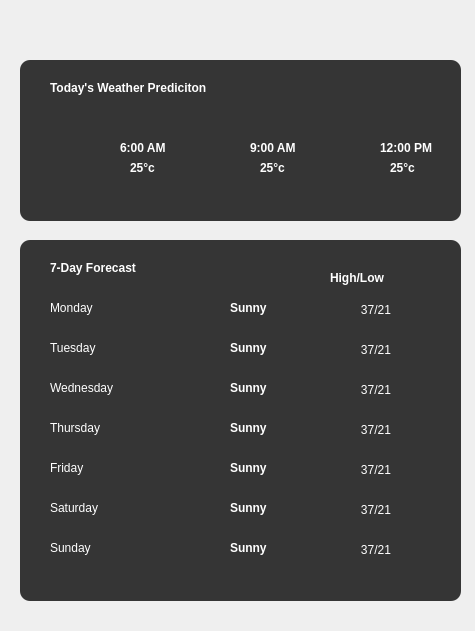
   <widget class="QFrame" name="Right">
    <property name="geometry">
     <rect>
      <x>580</x>
      <y>10</y>
      <width>475</width>
      <height>631</height>
     </rect>
    </property>
    <property name="maximumSize">
     <size>
      <width>475</width>
      <height>16777215</height>
     </size>
    </property>
    <property name="frameShape">
     <enum>QFrame::NoFrame</enum>
    </property>
    <property name="frameShadow">
     <enum>QFrame::Raised</enum>
    </property>
    <widget class="QFrame" name="todayprediction_frame">
     <property name="geometry">
      <rect>
       <x>20</x>
       <y>60</y>
       <width>441</width>
       <height>161</height>
      </rect>
     </property>
     <property name="styleSheet">
      <string notr="true">background-color: rgb(53, 53, 53);
border-radius: 10px;</string>
     </property>
     <property name="frameShape">
      <enum>QFrame::StyledPanel</enum>
     </property>
     <property name="frameShadow">
      <enum>QFrame::Raised</enum>
     </property>
     <widget class="QLabel" name="todaysWeather_label">
      <property name="geometry">
       <rect>
        <x>30</x>
        <y>20</y>
        <width>181</width>
        <height>16</height>
       </rect>
      </property>
      <property name="font">
       <font>
        <family>Arial</family>
        <bold>true</bold>
       </font>
      </property>
      <property name="styleSheet">
       <string notr="true">color: rgb(255, 255, 255);</string>
      </property>
      <property name="text">
       <string>Today's Weather Prediciton</string>
      </property>
     </widget>
     <widget class="QLabel" name="weathericon_indicator_at_six">
      <property name="geometry">
       <rect>
        <x>40</x>
        <y>70</y>
        <width>51</width>
        <height>51</height>
       </rect>
      </property>
      <property name="text">
       <string/>
      </property>
      <property name="pixmap">
       <pixmap>../Icons/cloudymigthrain_icon.png</pixmap>
      </property>
      <property name="scaledContents">
       <bool>true</bool>
      </property>
     </widget>
     <widget class="QLabel" name="weathericon_indicator_at_nine">
      <property name="geometry">
       <rect>
        <x>170</x>
        <y>70</y>
        <width>51</width>
        <height>51</height>
       </rect>
      </property>
      <property name="text">
       <string/>
      </property>
      <property name="pixmap">
       <pixmap>../Icons/cloudy_icon.png</pixmap>
      </property>
      <property name="scaledContents">
       <bool>true</bool>
      </property>
     </widget>
     <widget class="QLabel" name="weathericon_indicator_at_twelve">
      <property name="geometry">
       <rect>
        <x>300</x>
        <y>70</y>
        <width>51</width>
        <height>51</height>
       </rect>
      </property>
      <property name="text">
       <string/>
      </property>
      <property name="pixmap">
       <pixmap>../Icons/sun_869869.png</pixmap>
      </property>
      <property name="scaledContents">
       <bool>true</bool>
      </property>
     </widget>
     <widget class="QLabel" name="timeat6am">
      <property name="geometry">
       <rect>
        <x>100</x>
        <y>80</y>
        <width>61</width>
        <height>16</height>
       </rect>
      </property>
      <property name="font">
       <font>
        <family>Arial</family>
        <bold>true</bold>
       </font>
      </property>
      <property name="styleSheet">
       <string notr="true">color: rgb(255, 255, 255);</string>
      </property>
      <property name="text">
       <string>6:00 AM</string>
      </property>
     </widget>
     <widget class="QLabel" name="temperatureatsix">
      <property name="geometry">
       <rect>
        <x>110</x>
        <y>100</y>
        <width>41</width>
        <height>16</height>
       </rect>
      </property>
      <property name="font">
       <font>
        <family>Arial</family>
        <bold>true</bold>
       </font>
      </property>
      <property name="styleSheet">
       <string notr="true">color: rgb(255, 255, 255);</string>
      </property>
      <property name="text">
       <string>25°c</string>
      </property>
     </widget>
     <widget class="QLabel" name="timeat9am">
      <property name="geometry">
       <rect>
        <x>230</x>
        <y>80</y>
        <width>61</width>
        <height>16</height>
       </rect>
      </property>
      <property name="font">
       <font>
        <family>Arial</family>
        <bold>true</bold>
       </font>
      </property>
      <property name="styleSheet">
       <string notr="true">color: rgb(255, 255, 255);</string>
      </property>
      <property name="text">
       <string>9:00 AM</string>
      </property>
     </widget>
     <widget class="QLabel" name="temperatureatnine">
      <property name="geometry">
       <rect>
        <x>240</x>
        <y>100</y>
        <width>41</width>
        <height>16</height>
       </rect>
      </property>
      <property name="font">
       <font>
        <family>Arial</family>
        <bold>true</bold>
       </font>
      </property>
      <property name="styleSheet">
       <string notr="true">color: rgb(255, 255, 255);</string>
      </property>
      <property name="text">
       <string>25°c</string>
      </property>
     </widget>
     <widget class="QLabel" name="timeat12pm">
      <property name="geometry">
       <rect>
        <x>360</x>
        <y>80</y>
        <width>61</width>
        <height>16</height>
       </rect>
      </property>
      <property name="font">
       <font>
        <family>Arial</family>
        <bold>true</bold>
       </font>
      </property>
      <property name="styleSheet">
       <string notr="true">color: rgb(255, 255, 255);</string>
      </property>
      <property name="text">
       <string>12:00 PM</string>
      </property>
     </widget>
     <widget class="QLabel" name="temperatureattwelve">
      <property name="geometry">
       <rect>
        <x>370</x>
        <y>100</y>
        <width>41</width>
        <height>16</height>
       </rect>
      </property>
      <property name="font">
       <font>
        <family>Arial</family>
        <bold>true</bold>
       </font>
      </property>
      <property name="styleSheet">
       <string notr="true">color: rgb(255, 255, 255);</string>
      </property>
      <property name="text">
       <string>25°c</string>
      </property>
     </widget>
    </widget>
    <widget class="QFrame" name="fiveday_frame">
     <property name="geometry">
      <rect>
       <x>20</x>
       <y>240</y>
       <width>441</width>
       <height>361</height>
      </rect>
     </property>
     <property name="styleSheet">
      <string notr="true">background-color: rgb(53, 53, 53);
border-radius: 10px;
</string>
     </property>
     <property name="frameShape">
      <enum>QFrame::StyledPanel</enum>
     </property>
     <property name="frameShadow">
      <enum>QFrame::Raised</enum>
     </property>
     <widget class="QLabel" name="sevenDay_label">
      <property name="geometry">
       <rect>
        <x>30</x>
        <y>20</y>
        <width>181</width>
        <height>16</height>
       </rect>
      </property>
      <property name="font">
       <font>
        <family>Arial</family>
        <bold>true</bold>
       </font>
      </property>
      <property name="styleSheet">
       <string notr="true">color: rgb(255, 255, 255);</string>
      </property>
      <property name="text">
       <string>7-Day Forecast</string>
      </property>
     </widget>
     <widget class="QLabel" name="monday_label">
      <property name="geometry">
       <rect>
        <x>30</x>
        <y>60</y>
        <width>71</width>
        <height>16</height>
       </rect>
      </property>
      <property name="font">
       <font>
        <family>Arial</family>
        <bold>false</bold>
       </font>
      </property>
      <property name="styleSheet">
       <string notr="true">color: rgb(255, 255, 255);</string>
      </property>
      <property name="text">
       <string>Monday</string>
      </property>
     </widget>
     <widget class="QLabel" name="tuesday_label">
      <property name="geometry">
       <rect>
        <x>30</x>
        <y>100</y>
        <width>71</width>
        <height>16</height>
       </rect>
      </property>
      <property name="font">
       <font>
        <family>Arial</family>
        <bold>false</bold>
       </font>
      </property>
      <property name="styleSheet">
       <string notr="true">color: rgb(255, 255, 255);</string>
      </property>
      <property name="text">
       <string>Tuesday</string>
      </property>
     </widget>
     <widget class="QLabel" name="wednesday_label">
      <property name="geometry">
       <rect>
        <x>30</x>
        <y>140</y>
        <width>81</width>
        <height>16</height>
       </rect>
      </property>
      <property name="font">
       <font>
        <family>Arial</family>
        <bold>false</bold>
       </font>
      </property>
      <property name="styleSheet">
       <string notr="true">color: rgb(255, 255, 255);</string>
      </property>
      <property name="text">
       <string>Wednesday</string>
      </property>
     </widget>
     <widget class="QLabel" name="thursday_label">
      <property name="geometry">
       <rect>
        <x>30</x>
        <y>180</y>
        <width>71</width>
        <height>16</height>
       </rect>
      </property>
      <property name="font">
       <font>
        <family>Arial</family>
        <bold>false</bold>
       </font>
      </property>
      <property name="styleSheet">
       <string notr="true">color: rgb(255, 255, 255);</string>
      </property>
      <property name="text">
       <string>Thursday</string>
      </property>
     </widget>
     <widget class="QLabel" name="friday_label">
      <property name="geometry">
       <rect>
        <x>30</x>
        <y>220</y>
        <width>71</width>
        <height>16</height>
       </rect>
      </property>
      <property name="font">
       <font>
        <family>Arial</family>
        <bold>false</bold>
       </font>
      </property>
      <property name="styleSheet">
       <string notr="true">color: rgb(255, 255, 255);</string>
      </property>
      <property name="text">
       <string>Friday</string>
      </property>
     </widget>
     <widget class="QLabel" name="saturday_label">
      <property name="geometry">
       <rect>
        <x>30</x>
        <y>260</y>
        <width>71</width>
        <height>16</height>
       </rect>
      </property>
      <property name="font">
       <font>
        <family>Arial</family>
        <bold>false</bold>
       </font>
      </property>
      <property name="styleSheet">
       <string notr="true">color: rgb(255, 255, 255);</string>
      </property>
      <property name="text">
       <string>Saturday</string>
      </property>
     </widget>
     <widget class="QLabel" name="sunday_label">
      <property name="geometry">
       <rect>
        <x>30</x>
        <y>300</y>
        <width>71</width>
        <height>16</height>
       </rect>
      </property>
      <property name="font">
       <font>
        <family>Arial</family>
        <bold>false</bold>
       </font>
      </property>
      <property name="styleSheet">
       <string notr="true">color: rgb(255, 255, 255);</string>
      </property>
      <property name="text">
       <string>Sunday</string>
      </property>
     </widget>
     <widget class="QLabel" name="monday_icon">
      <property name="geometry">
       <rect>
        <x>120</x>
        <y>50</y>
        <width>31</width>
        <height>31</height>
       </rect>
      </property>
      <property name="text">
       <string/>
      </property>
      <property name="pixmap">
       <pixmap>../Icons/sun_869869.png</pixmap>
      </property>
      <property name="scaledContents">
       <bool>true</bool>
      </property>
     </widget>
     <widget class="QLabel" name="tuesday_icon">
      <property name="geometry">
       <rect>
        <x>120</x>
        <y>90</y>
        <width>31</width>
        <height>31</height>
       </rect>
      </property>
      <property name="text">
       <string/>
      </property>
      <property name="pixmap">
       <pixmap>../Icons/sun_869869.png</pixmap>
      </property>
      <property name="scaledContents">
       <bool>true</bool>
      </property>
     </widget>
     <widget class="QLabel" name="wednesday_icon">
      <property name="geometry">
       <rect>
        <x>120</x>
        <y>130</y>
        <width>31</width>
        <height>31</height>
       </rect>
      </property>
      <property name="text">
       <string/>
      </property>
      <property name="pixmap">
       <pixmap>../Icons/sun_869869.png</pixmap>
      </property>
      <property name="scaledContents">
       <bool>true</bool>
      </property>
     </widget>
     <widget class="QLabel" name="thursday_icon">
      <property name="geometry">
       <rect>
        <x>120</x>
        <y>170</y>
        <width>31</width>
        <height>31</height>
       </rect>
      </property>
      <property name="text">
       <string/>
      </property>
      <property name="pixmap">
       <pixmap>../Icons/cloudy_icon.png</pixmap>
      </property>
      <property name="scaledContents">
       <bool>true</bool>
      </property>
     </widget>
     <widget class="QLabel" name="friday_icon">
      <property name="geometry">
       <rect>
        <x>120</x>
        <y>210</y>
        <width>31</width>
        <height>31</height>
       </rect>
      </property>
      <property name="text">
       <string/>
      </property>
      <property name="pixmap">
       <pixmap>../Icons/cloudy_icon.png</pixmap>
      </property>
      <property name="scaledContents">
       <bool>true</bool>
      </property>
     </widget>
     <widget class="QLabel" name="saturday_icon">
      <property name="geometry">
       <rect>
        <x>120</x>
        <y>250</y>
        <width>31</width>
        <height>31</height>
       </rect>
      </property>
      <property name="text">
       <string/>
      </property>
      <property name="pixmap">
       <pixmap>../Icons/cloudymigthrain_icon.png</pixmap>
      </property>
      <property name="scaledContents">
       <bool>true</bool>
      </property>
     </widget>
     <widget class="QLabel" name="sunday_icon">
      <property name="geometry">
       <rect>
        <x>120</x>
        <y>290</y>
        <width>31</width>
        <height>31</height>
       </rect>
      </property>
      <property name="text">
       <string/>
      </property>
      <property name="pixmap">
       <pixmap>../Icons/sun_869869.png</pixmap>
      </property>
      <property name="scaledContents">
       <bool>true</bool>
      </property>
     </widget>
     <widget class="QLabel" name="moday_description">
      <property name="geometry">
       <rect>
        <x>210</x>
        <y>60</y>
        <width>71</width>
        <height>16</height>
       </rect>
      </property>
      <property name="font">
       <font>
        <family>Arial</family>
        <bold>true</bold>
       </font>
      </property>
      <property name="styleSheet">
       <string notr="true">color: rgb(255, 255, 255);</string>
      </property>
      <property name="text">
       <string>Sunny</string>
      </property>
     </widget>
     <widget class="QLabel" name="tuesday_description">
      <property name="geometry">
       <rect>
        <x>210</x>
        <y>100</y>
        <width>71</width>
        <height>16</height>
       </rect>
      </property>
      <property name="font">
       <font>
        <family>Arial</family>
        <bold>true</bold>
       </font>
      </property>
      <property name="styleSheet">
       <string notr="true">color: rgb(255, 255, 255);</string>
      </property>
      <property name="text">
       <string>Sunny</string>
      </property>
     </widget>
     <widget class="QLabel" name="wednesday_description">
      <property name="geometry">
       <rect>
        <x>210</x>
        <y>140</y>
        <width>71</width>
        <height>16</height>
       </rect>
      </property>
      <property name="font">
       <font>
        <family>Arial</family>
        <bold>true</bold>
       </font>
      </property>
      <property name="styleSheet">
       <string notr="true">color: rgb(255, 255, 255);</string>
      </property>
      <property name="text">
       <string>Sunny</string>
      </property>
     </widget>
     <widget class="QLabel" name="thursday_description">
      <property name="geometry">
       <rect>
        <x>210</x>
        <y>180</y>
        <width>71</width>
        <height>16</height>
       </rect>
      </property>
      <property name="font">
       <font>
        <family>Arial</family>
        <bold>true</bold>
       </font>
      </property>
      <property name="styleSheet">
       <string notr="true">color: rgb(255, 255, 255);</string>
      </property>
      <property name="text">
       <string>Sunny</string>
      </property>
     </widget>
     <widget class="QLabel" name="friday_desctiption">
      <property name="geometry">
       <rect>
        <x>210</x>
        <y>220</y>
        <width>71</width>
        <height>16</height>
       </rect>
      </property>
      <property name="font">
       <font>
        <family>Arial</family>
        <bold>true</bold>
       </font>
      </property>
      <property name="styleSheet">
       <string notr="true">color: rgb(255, 255, 255);</string>
      </property>
      <property name="text">
       <string>Sunny</string>
      </property>
     </widget>
     <widget class="QLabel" name="saturday_description">
      <property name="geometry">
       <rect>
        <x>210</x>
        <y>260</y>
        <width>71</width>
        <height>16</height>
       </rect>
      </property>
      <property name="font">
       <font>
        <family>Arial</family>
        <bold>true</bold>
       </font>
      </property>
      <property name="styleSheet">
       <string notr="true">color: rgb(255, 255, 255);</string>
      </property>
      <property name="text">
       <string>Sunny</string>
      </property>
     </widget>
     <widget class="QLabel" name="sunday_description">
      <property name="geometry">
       <rect>
        <x>210</x>
        <y>300</y>
        <width>71</width>
        <height>16</height>
       </rect>
      </property>
      <property name="font">
       <font>
        <family>Arial</family>
        <bold>true</bold>
       </font>
      </property>
      <property name="styleSheet">
       <string notr="true">color: rgb(255, 255, 255);</string>
      </property>
      <property name="text">
       <string>Sunny</string>
      </property>
     </widget>
     <widget class="QLabel" name="highlow_label">
      <property name="geometry">
       <rect>
        <x>310</x>
        <y>30</y>
        <width>71</width>
        <height>16</height>
       </rect>
      </property>
      <property name="font">
       <font>
        <family>Arial</family>
        <bold>true</bold>
       </font>
      </property>
      <property name="styleSheet">
       <string notr="true">color: rgb(255, 255, 255);</string>
      </property>
      <property name="text">
       <string>High/Low</string>
      </property>
     </widget>
     <widget class="QLabel" name="moday_temp">
      <property name="geometry">
       <rect>
        <x>310</x>
        <y>60</y>
        <width>61</width>
        <height>20</height>
       </rect>
      </property>
      <property name="font">
       <font>
        <family>Arial</family>
        <bold>false</bold>
       </font>
      </property>
      <property name="styleSheet">
       <string notr="true">color: rgb(255, 255, 255);</string>
      </property>
      <property name="text">
       <string>37/21</string>
      </property>
      <property name="alignment">
       <set>Qt::AlignRight|Qt::AlignTrailing|Qt::AlignVCenter</set>
      </property>
     </widget>
     <widget class="QLabel" name="tuesday_temp">
      <property name="geometry">
       <rect>
        <x>310</x>
        <y>100</y>
        <width>61</width>
        <height>20</height>
       </rect>
      </property>
      <property name="font">
       <font>
        <family>Arial</family>
        <bold>false</bold>
       </font>
      </property>
      <property name="styleSheet">
       <string notr="true">color: rgb(255, 255, 255);</string>
      </property>
      <property name="text">
       <string>37/21</string>
      </property>
      <property name="alignment">
       <set>Qt::AlignRight|Qt::AlignTrailing|Qt::AlignVCenter</set>
      </property>
     </widget>
     <widget class="QLabel" name="wednesday_temp">
      <property name="geometry">
       <rect>
        <x>310</x>
        <y>140</y>
        <width>61</width>
        <height>20</height>
       </rect>
      </property>
      <property name="font">
       <font>
        <family>Arial</family>
        <bold>false</bold>
       </font>
      </property>
      <property name="styleSheet">
       <string notr="true">color: rgb(255, 255, 255);</string>
      </property>
      <property name="text">
       <string>37/21</string>
      </property>
      <property name="alignment">
       <set>Qt::AlignRight|Qt::AlignTrailing|Qt::AlignVCenter</set>
      </property>
     </widget>
     <widget class="QLabel" name="thursday_temp">
      <property name="geometry">
       <rect>
        <x>310</x>
        <y>180</y>
        <width>61</width>
        <height>20</height>
       </rect>
      </property>
      <property name="font">
       <font>
        <family>Arial</family>
        <bold>false</bold>
       </font>
      </property>
      <property name="styleSheet">
       <string notr="true">color: rgb(255, 255, 255);</string>
      </property>
      <property name="text">
       <string>37/21</string>
      </property>
      <property name="alignment">
       <set>Qt::AlignRight|Qt::AlignTrailing|Qt::AlignVCenter</set>
      </property>
     </widget>
     <widget class="QLabel" name="friday_temp">
      <property name="geometry">
       <rect>
        <x>310</x>
        <y>220</y>
        <width>61</width>
        <height>20</height>
       </rect>
      </property>
      <property name="font">
       <font>
        <family>Arial</family>
        <bold>false</bold>
       </font>
      </property>
      <property name="styleSheet">
       <string notr="true">color: rgb(255, 255, 255);</string>
      </property>
      <property name="text">
       <string>37/21</string>
      </property>
      <property name="alignment">
       <set>Qt::AlignRight|Qt::AlignTrailing|Qt::AlignVCenter</set>
      </property>
     </widget>
     <widget class="QLabel" name="saturday_temp">
      <property name="geometry">
       <rect>
        <x>310</x>
        <y>260</y>
        <width>61</width>
        <height>20</height>
       </rect>
      </property>
      <property name="font">
       <font>
        <family>Arial</family>
        <bold>false</bold>
       </font>
      </property>
      <property name="styleSheet">
       <string notr="true">color: rgb(255, 255, 255);</string>
      </property>
      <property name="text">
       <string>37/21</string>
      </property>
      <property name="alignment">
       <set>Qt::AlignRight|Qt::AlignTrailing|Qt::AlignVCenter</set>
      </property>
     </widget>
     <widget class="QLabel" name="sunday_temp">
      <property name="geometry">
       <rect>
        <x>310</x>
        <y>300</y>
        <width>61</width>
        <height>20</height>
       </rect>
      </property>
      <property name="font">
       <font>
        <family>Arial</family>
        <bold>false</bold>
       </font>
      </property>
      <property name="styleSheet">
       <string notr="true">color: rgb(255, 255, 255);</string>
      </property>
      <property name="text">
       <string>37/21</string>
      </property>
      <property name="alignment">
       <set>Qt::AlignRight|Qt::AlignTrailing|Qt::AlignVCenter</set>
      </property>
     </widget>
    </widget>
   </widget>
